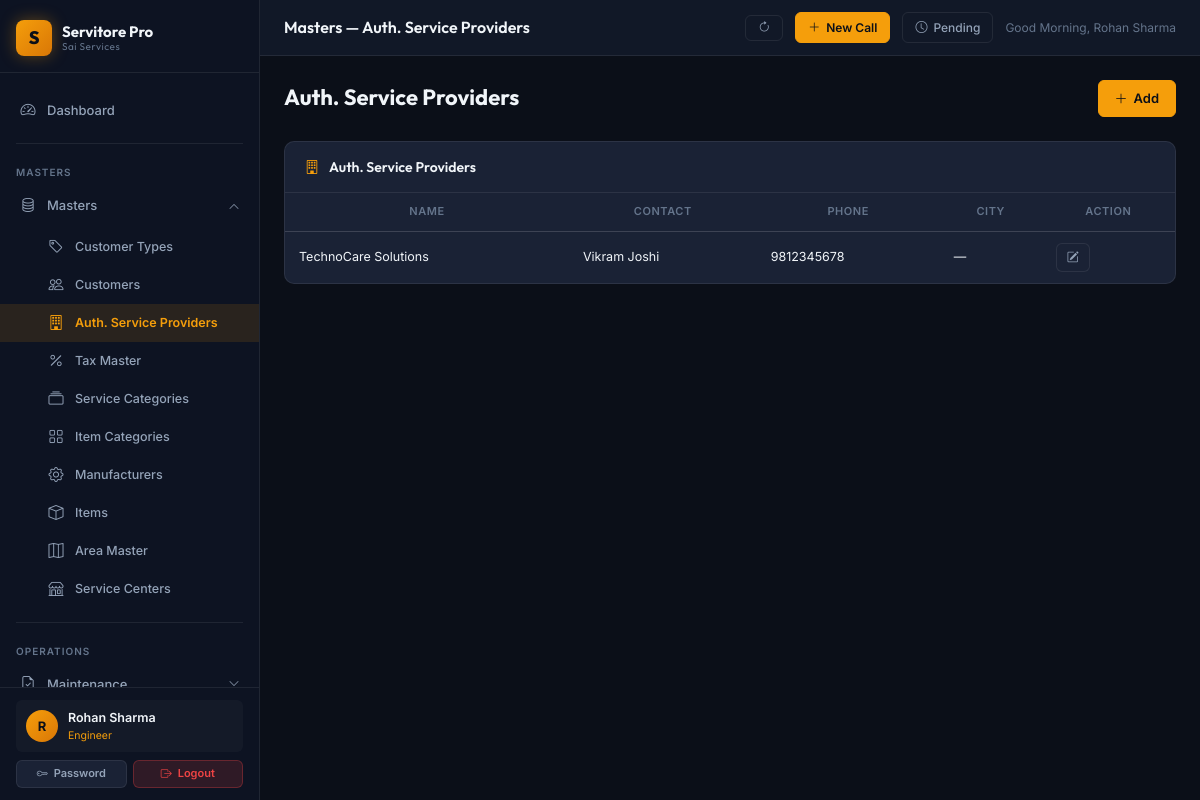
Screenshot of /masters/asps (signed in) with the database file from the repository.
### app/models/user.py (models this page shows, shortened)
class User(db.Model, UserMixin):
    __tablename__ = 'users'
    id = db.Column(db.Integer, primary_key=True)
    username = db.Column(db.String(64), unique=True, nullable=False, index=True)
    email = db.Column(db.String(120), unique=True, nullable=False)
    full_name = db.Column(db.String(120), nullable=False, default='')
    password_hash = db.Column(db.String(256), nullable=False)
    role = db.Column(db.String(20), nullable=False, default='Viewer')
    is_active = db.Column(db.Boolean, nullable=False, default=True)
    phone = db.Column(db.String(20), nullable=True)
    area_id = db.Column(db.Integer, db.ForeignKey('area_masters.id'), nullable=True)
    created_at = db.Column(db.DateTime, default=datetime.utcnow)
    last_login_at = db.Column(db.DateTime, nullable=True)
    area = db.relationship('AreaMaster', foreign_keys=[area_id], lazy='select')

### app/models/asp.py (models this page shows, shortened)
class AuthorisedServiceProvider(db.Model):
    __tablename__ = 'asps'
    id = db.Column(db.Integer, primary_key=True)
    name = db.Column(db.String(150), nullable=False)
    contact_person = db.Column(db.String(100), nullable=True)
    phone = db.Column(db.String(20), nullable=True)
    email = db.Column(db.String(120), nullable=True)
    address = db.Column(db.Text, nullable=True)
    city = db.Column(db.String(100), nullable=True)
    gst_number = db.Column(db.String(20), nullable=True)
    is_active = db.Column(db.Boolean, default=True)
    created_at = db.Column(db.DateTime, default=datetime.utcnow)

### app/blueprints/masters/routes.py (the view)
@masters_bp.route('/asps')
@login_required
def asps():
    items = AuthorisedServiceProvider.query.order_by(AuthorisedServiceProvider.name).all()
    return render_template('masters/asp/list.html', items=items)

### app/templates/masters/asp/list.html (shortened to what this page needs)
{%  extends 'layouts/base.html' %}
{% block topbar_title %}Masters — Auth. Service Providers{% endblock %}
{% block content %}
<div class="page-header">
  <div><div class="page-title">Auth. Service Providers</div></div>
  <a href="{{ url_for('masters.add_asp') }}" class="btn btn-primary"><i class="bi bi-plus-lg"></i> Add</a>
</div>
<div class="card">
  <div class="card-header"><i class="bi-building text-accent"></i><span class="card-header-title">Auth. Service Providers</span></div>
  <div class="table-responsive">
    {%  if items %}
    <table class="data-table"><thead><tr><th>Name</th><th>Contact</th><th>Phone</th><th>City</th><th>Action</th></tr></thead>
    <tbody>{%  for it in items %}<tr>
      <td style="font-size:12.5px;">{{ it.name if it.name else '—' }}</td>
          <td style="font-size:12.5px;">{{ it.contact_person if it.contact_person else '—' }}</td>
          <td style="font-size:12.5px;">{{ it.phone if it.phone else '—' }}</td>
          <td style="font-size:12.5px;">{{ it.city if it.city else '—' }}</td>
      <td><a href="{{ url_for('masters.edit_asp', id=it.id) }}" class="btn btn-sm btn-secondary"><i class="bi bi-pencil-square"></i></a></td>
    </tr>{%  endfor %}</tbody></table>
    {%  else %}
    <div class="empty-state"><i class="bi-building"></i><h3>No auth. service providers found</h3></div>
    {%  endif %}
  </div>
</div>
{% endblock %}

### app/templates/layouts/base.html (shortened to what this page needs)
<!DOCTYPE html>
<html lang="en">
<head>
  <link rel="stylesheet" href="https://cdn.jsdelivr.net/npm/bootstrap-icons@1.11.3/font/bootstrap-icons.min.css">
  <link rel="stylesheet" href="{{ url_for('static', filename='css/main.css') }}">
</head>
<body>
<div class="app-shell">
  <aside class="sidebar" id="sidebar">
    <div class="sidebar-brand">
      <div class="brand-icon">S</div>
      <div class="brand-text">
        Servitore Pro
        <small>Sai Services</small>
      </div>
    </div>
    <nav style="flex:1; padding: 8px 0; overflow-y: auto;">
      <div class="nav-section">
        <a href="{{ url_for('dashboard.index') }}" class="nav-link {% if request.blueprint == 'dashboard' %}active{% endif %}">
          <i class="bi bi-speedometer2"></i> Dashboard
        </a>
      </div>
      <div class="divider" style="margin: 4px 16px;"></div>
      <div class="nav-section">
        <div class="nav-section-label">Masters</div>
        <div class="nav-item">
          <a class="nav-link" data-bs-toggle="collapse" href="#mastersMenu" role="button"
             aria-expanded="{% if request.blueprint == 'masters' %}true{% else %}false{% endif %}">
            <i class="bi bi-database"></i>
            <span>Masters</span>
            <i class="bi bi-chevron-down nav-arrow"></i>
          </a>
          <div class="collapse {% if request.blueprint == 'masters' %}show{% endif %}" id="mastersMenu">
            <ul class="nav-submenu">
              <li><a href="{{ url_for('masters.customer_types') }}" class="nav-link {% if request.path.startswith('/masters/customer-type') %}active{% endif %}"><i class="bi bi-tag"></i> Customer Types</a></li>
              <li><a href="{{ url_for('masters.customers') }}" class="nav-link {% if request.path.startswith('/masters/customer') and 'type' not in request.path %}active{% endif %}"><i class="bi bi-people"></i> Customers</a></li>
              <li><a href="{{ url_for('masters.asps') }}" class="nav-link {% if request.path.startswith('/masters/asp') %}active{% endif %}"><i class="bi bi-building"></i> Auth. Service Providers</a></li>
              <li><a href="{{ url_for('masters.taxes') }}" class="nav-link {% if request.path.startswith('/masters/tax') %}active{% endif %}"><i class="bi bi-percent"></i> Tax Master</a></li>
              <li><a href="{{ url_for('masters.service_categories') }}" class="nav-link {% if request.path.startswith('/masters/service-cat') %}active{% endif %}"><i class="bi bi-collection"></i> Service Categories</a></li>
              <li><a href="{{ url_for('masters.item_categories') }}" class="nav-link {% if request.path.startswith('/masters/item-cat') %}active{% endif %}"><i class="bi bi-grid"></i> Item Categories</a></li>
              <li><a href="{{ url_for('masters.manufacturers') }}" class="nav-link {% if request.path.startswith('/masters/manufacturer') %}active{% endif %}"><i class="bi bi-gear"></i> Manufacturers</a></li>
              <li><a href="{{ url_for('masters.items') }}" class="nav-link {% if request.path.startswith('/masters/item') and 'cat' not in request.path %}active{% endif %}"><i class="bi bi-box"></i> Items</a></li>
              <li><a href="{{ url_for('masters.areas') }}" class="nav-link {% if request.path.startswith('/masters/area') %}active{% endif %}"><i class="bi bi-map"></i> Area Master</a></li>
              <li><a href="{{ url_for('masters.service_centers') }}" class="nav-link {% if request.path.startswith('/masters/service-center') %}active{% endif %}"><i class="bi bi-shop"></i> Service Centers</a></li>
            </ul>
          </div>
        </div>
      </div>
      <div class="divider" style="margin: 4px 16px;"></div>
      <div class="nav-section">
        <div class="nav-section-label">Operations</div>
        <div class="nav-item">
          <a class="nav-link" data-bs-toggle="collapse" href="#maintenanceMenu" role="button"
             aria-expanded="{% if request.blueprint == 'maintenance' %}true{% else %}false{% endif %}">
            <i class="bi bi-file-earmark-check"></i>
            <span>Maintenance</span>
            <i class="bi bi-chevron-down nav-arrow"></i>
          </a>
        </div>
      </div>
    </nav>
    <div class="sidebar-footer">
      {% if current_user.is_authenticated %}
      <div class="sidebar-user">
        <div class="user-avatar">{{ (current_user.full_name or current_user.username)[0]|upper }}</div>
        <div class="user-info">
          <div class="user-name">{{ current_user.full_name or current_user.username }}</div>
          <div class="user-role">{{ current_user.role }}</div>
        </div>
      </div>
      <div style="display:flex; gap:6px; margin-top:8px;">
        <a href="{{ url_for('auth.change_password') }}" class="btn btn-secondary btn-sm" style="flex:1; justify-content:center; font-size:11px;"><i class="bi bi-key"></i> Password</a>
        <a href="{{ url_for('auth.logout') }}" class="btn btn-danger btn-sm" style="flex:1; justify-content:center; font-size:11px;"><i class="bi bi-box-arrow-right"></i> Logout</a>
      </div>
      {% endif %}
    </div>
  </aside>
  <div class="main-wrapper">
    <header class="topbar">
      <div>
        <div class="topbar-title font-outfit">{% block topbar_title %}Servitore Pro{% endblock %}</div>
      </div>
      <div class="topbar-actions">
        <button onclick="window.location.reload();" class="topbar-btn" title="Refresh Page">
          <i class="bi bi-arrow-clockwise"></i>
        </button>
        <a href="{{ url_for('service.register') }}" class="topbar-btn primary" title="Service Call Register (F3)">
          <i class="bi bi-plus-lg"></i> New Call
        </a>
        <a href="{{ url_for('service.pending_calls') }}" class="topbar-btn" title="Pending Calls (Ctrl+P)">
          <i class="bi bi-clock"></i>
          <span class="d-none d-sm-inline">Pending</span>
        </a>
        {% if current_user.is_authenticated %}
        <span style="font-size:12px; color:var(--text-muted);" id="header-greeting" data-name="{{ current_user.full_name or current_user.username }}"></span>
        {% endif %}
      </div>
    </header>
    <main class="content-area">
      {% block content %}{% endblock %}
    </main>
  </div>
</div>
</body>
</html>

### rows the page displays
User: full_name "R", full_name "Rohan Sharma", role "Engineer"
AuthorisedServiceProvider: name "TechnoCare Solutions", contact_person "Vikram Joshi", phone "9812345678", city "—"
